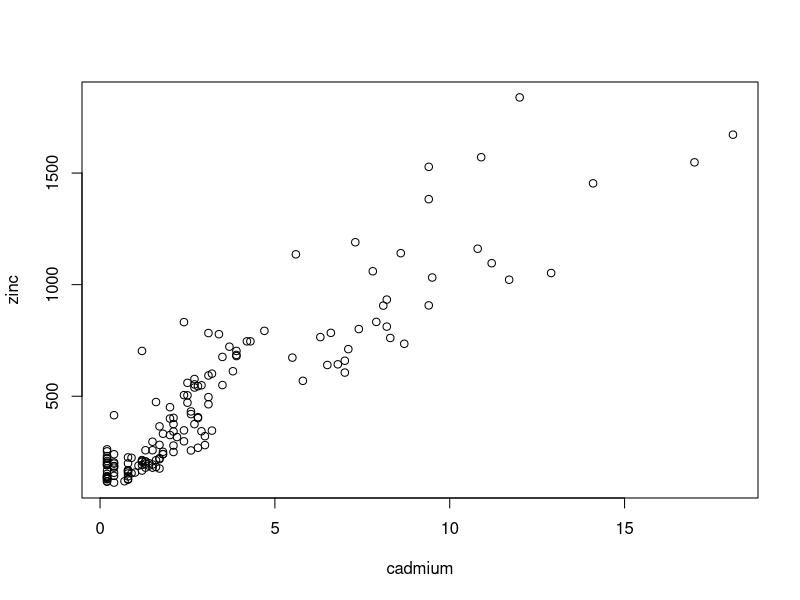
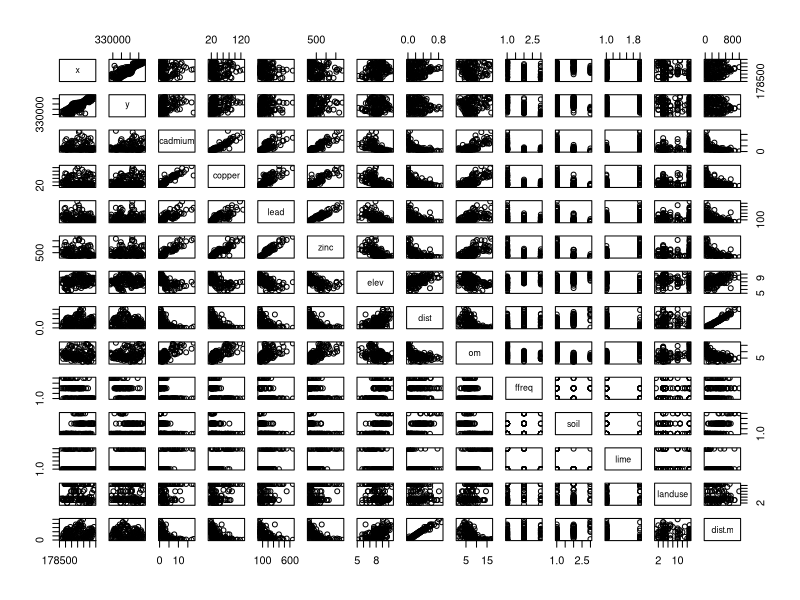
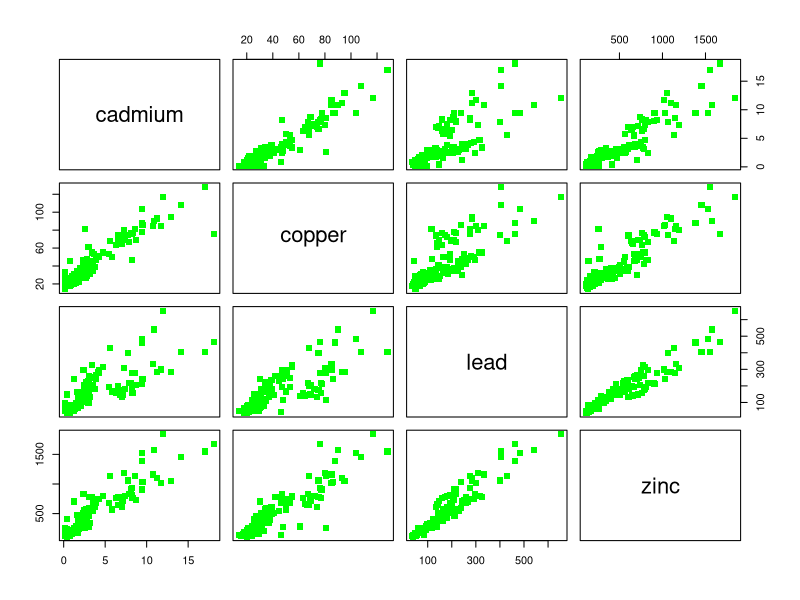
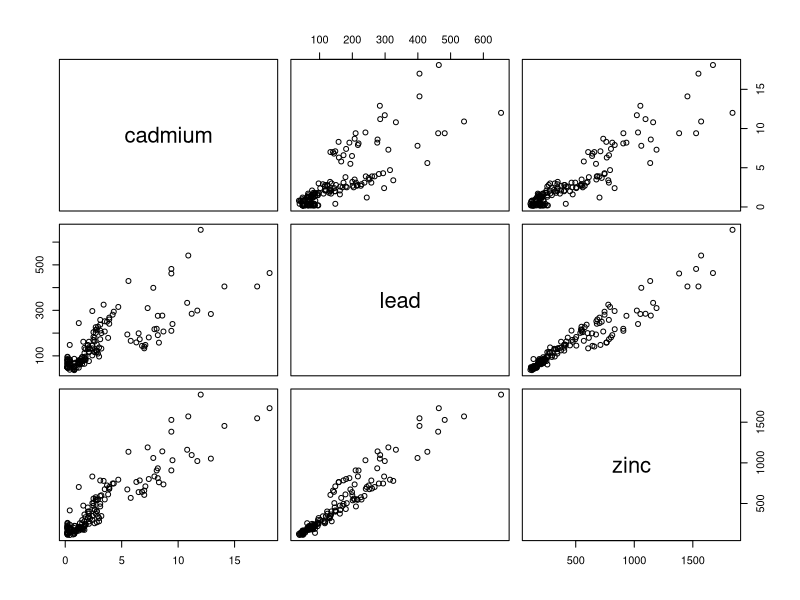
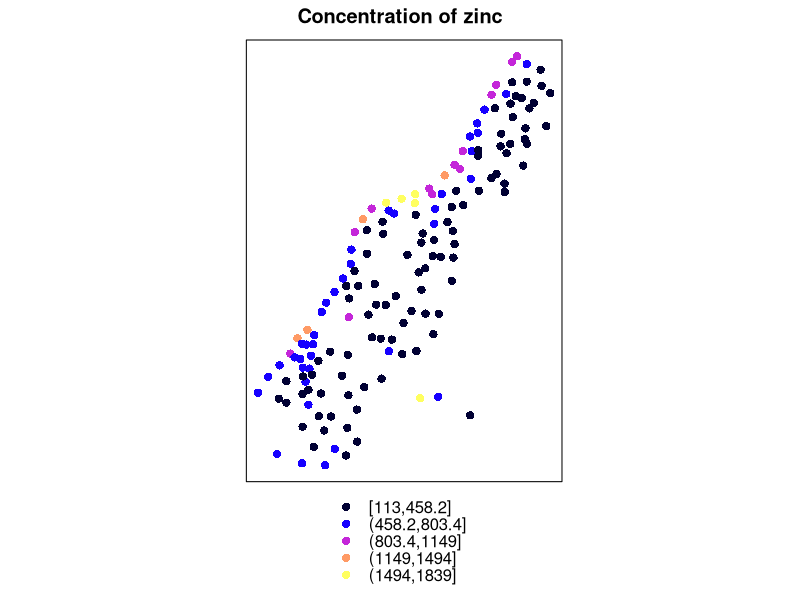
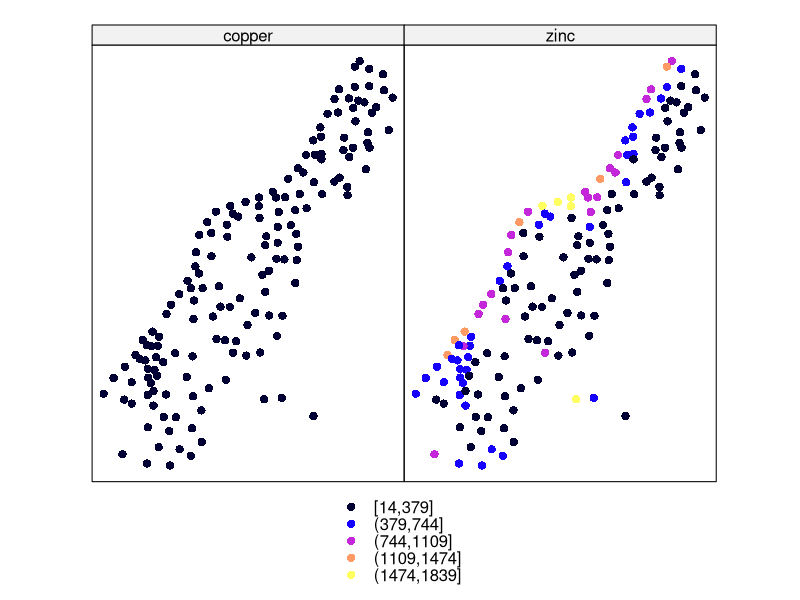
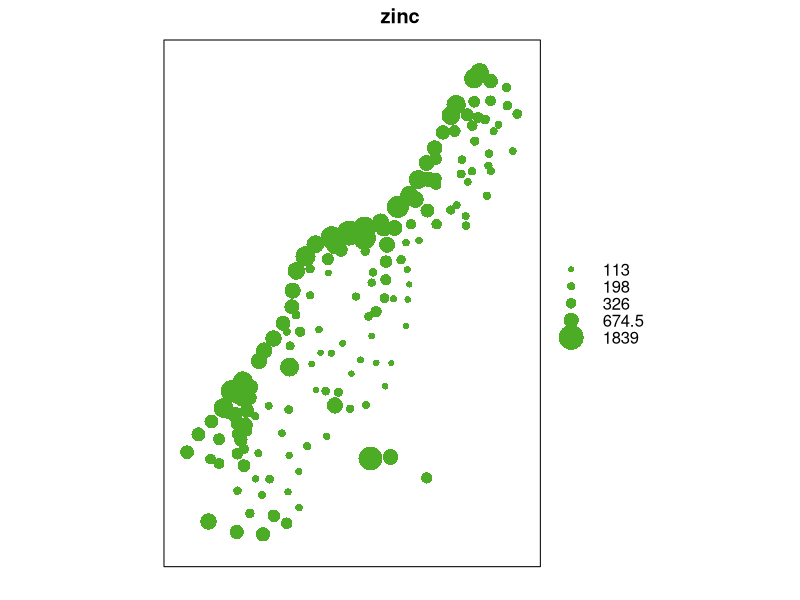

Source code (R) for these figures, in order:
#This is a code for investigating among ecological variables

#First, remember to check if the necessary packages (in this case sp) are already installed, if not type: 
#install.packages("sp")
library(sp)   #use library(sp) or require(sp) to access it
              #search https://cran.r-project.org/web/packages/gstat/vignettes/gstat.pdf to find information about the data set

data(meuse)   #used to gather all the data of meuse
meuse         #using the name of the dataset will result in the data frame being shown
View(meuse)   #shows the data frame in a pop-up window
              #dev.off can be used to shut down any open windows. it may be used in case of an error message related to it
head(meuse)   #only shows you the column names and the first few rows
names(meuse)  #exclusively shows you the names of the columns

#To calculate the mean, median and some additional informartion (quartiles, minimum and maximum), use the following function
summary(meuse)

#To plot different variables, it's first necessary to use the following function to link the data within the table to the specific variable
attach(meuse)
#Now a plot can be performed, the following functions as an example:
plot(cadmium,zinc)
#Alternatively this can be performed without the function attach by adding meuse$ in front of each variables within the plot-function like this:
#plot(meuse$cadmium,meuse$zinc)
pairs(meuse)  #function for a scatterplot matrix, creates all potential plots of different variables, shows all potential relationships in one function

#If only a part of all pairs is required, it's possible to limit the plots shown by using only certain columns and assigning them to an object (in this case pol for pollution):
pol <- meuse[,3:6]
pairs(pol, col="green",cex=1.25, pch=15) #function to plot the partial amount of meuse
#In this example the colour has been chosen to be red, the size was increased by the factor 1.5 and the shape was chosen to be filled squares
#The following function is another way of achieving this by using the column names instead
pairs(~ cadmium + lead + zinc, data=meuse)

#To create a spatial dataset, we must transform the x and y values into coordinates by using this function:
coordinates(meuse) = ~x+y 

#The function ~spplot() can now be used to create an image of the spatial distributions of all measurements or for visualizing the distribution of the values of the specific variables
#In this case, these are the concentration of different elements at a riverbank
spplot(meuse, "zinc", main="Concentration of zinc")
spplot(meuse, c("copper","zinc")) #creates an array (which is why it is important to add a c), plotting several variables together

#With the ~bubble() function, the different concentration can be visualized by different symbol sizes instead of different colours, offering a clearer and more colourblind-friendly overview
bubble(meuse, "zinc")
